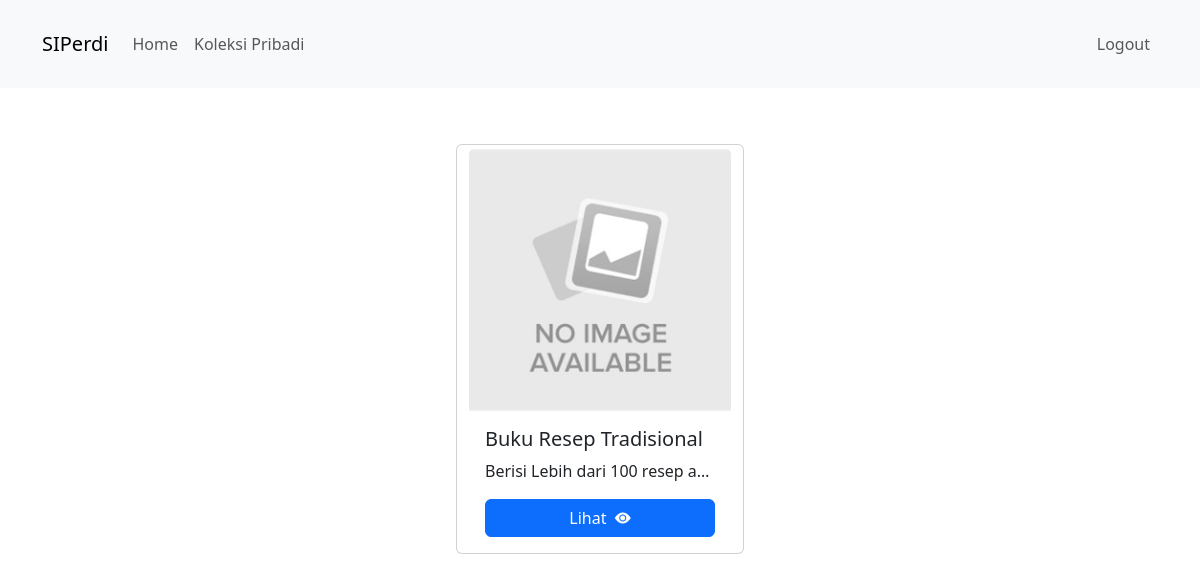
The app's page /peminjam/index.php (signed in) with its own data.
### tables this page shows
CREATE TABLE `buku` (
  `BukuID` int NOT NULL,
  `Judul` varchar(255) NOT NULL,
  `Penulis` varchar(255) NOT NULL,
  `Penerbit` varchar(255) NOT NULL,
  `TahunTerbit` int NOT NULL,
  `Deskripsi` text NOT NULL,
  `File` text NOT NULL
);

### connection.php (called while the page is built, shortened)
<?php
class Connection {
    public function __construct(){
        $this->conn = mysqli_connect('localhost', 'root', '', 'db_perpus');
    }
}

### peminjam/action.php (called while the page is built, shortened)
<?php
require_once '../Connection.php';
Class Peminjam extends Connection {
    public function getPeminjam(){
        $query = mysqli_query($this->conn, "SELECT*FROM buku");
        $row = [];
        while($result = mysqli_fetch_assoc($query)){
            $row[] = $result;
        }
        return $row;
    }
}

### peminjam/buku.php (the view)
<div class="row justify-content-center">
<?php foreach($getData as $row) :  ?>
    <div class="card mx-1 mt-2" style="width: 18rem;">
      <img src="../assets/image/404.jpg" class="card-img-top mt-1" alt="...">
      <div class="card-body d-flex flex-column justify-content-between">
        <div>
          <h5 class="card-title"><?= $row["Judul"] ?></h5>
          <p class="card-text text-truncate"><?= $row["Deskripsi"] ?></p>
        </div>
          <div class="mt-3">
            <a href="?page=peminjaman&id=<?= $row["BukuID"] ?>" class="btn btn-primary w-100">Lihat <i class="bi bi-eye-fill ms-1"></i></a>
          </div>
      </div>
    </div>
<?php endforeach; ?>
</div>

### records on screen
buku: Judul "Buku Resep Tradisional", Deskripsi "Berisi Lebih dari 100 resep a…"
